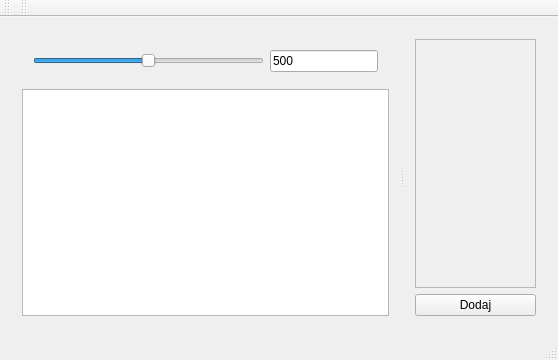
<?xml version="1.0" encoding="UTF-8"?>
<ui version="4.0">
 <class>MainWindow</class>
 <widget class="QMainWindow" name="MainWindow">
  <property name="geometry">
   <rect>
    <x>0</x>
    <y>0</y>
    <width>558</width>
    <height>360</height>
   </rect>
  </property>
  <property name="windowTitle">
   <string>MainWindow</string>
  </property>
  <widget class="QWidget" name="centralWidget">
   <layout class="QVBoxLayout" name="verticalLayout_4">
    <item>
     <widget class="QSplitter" name="splitter">
      <property name="orientation">
       <enum>Qt::Horizontal</enum>
      </property>
      <widget class="QWidget" name="widget" native="true">
       <layout class="QVBoxLayout" name="verticalLayout">
        <item>
         <widget class="QWidget" name="widget_2" native="true">
          <layout class="QHBoxLayout" name="horizontalLayout_2">
           <item>
            <widget class="QSlider" name="widthSlider">
             <property name="minimum">
              <number>0</number>
             </property>
             <property name="maximum">
              <number>1000</number>
             </property>
             <property name="value">
              <number>500</number>
             </property>
             <property name="orientation">
              <enum>Qt::Horizontal</enum>
             </property>
            </widget>
           </item>
           <item>
            <widget class="QLineEdit" name="widthEdit">
             <property name="sizePolicy">
              <sizepolicy hsizetype="Fixed" vsizetype="Fixed">
               <horstretch>0</horstretch>
               <verstretch>0</verstretch>
              </sizepolicy>
             </property>
             <property name="inputMask">
              <string>0009; </string>
             </property>
             <property name="text">
              <string>500</string>
             </property>
            </widget>
           </item>
          </layout>
         </widget>
        </item>
        <item>
         <widget class="QGraphicsView" name="graphicsView"/>
        </item>
       </layout>
      </widget>
      <widget class="QWidget" name="widget_3" native="true">
       <layout class="QVBoxLayout" name="verticalLayout_2">
        <item>
         <widget class="QScrollArea" name="scrollArea">
          <property name="horizontalScrollBarPolicy">
           <enum>Qt::ScrollBarAlwaysOff</enum>
          </property>
          <property name="widgetResizable">
           <bool>true</bool>
          </property>
          <widget class="QWidget" name="scrollAreaWidgetContents">
           <property name="geometry">
            <rect>
             <x>0</x>
             <y>0</y>
             <width>126</width>
             <height>232</height>
            </rect>
           </property>
           <layout class="QVBoxLayout" name="verticalLayout_3">
            <item>
             <spacer name="verticalSpacer">
              <property name="orientation">
               <enum>Qt::Vertical</enum>
              </property>
              <property name="sizeHint" stdset="0">
               <size>
                <width>20</width>
                <height>211</height>
               </size>
              </property>
             </spacer>
            </item>
           </layout>
          </widget>
         </widget>
        </item>
        <item>
         <widget class="QPushButton" name="newObjectButton">
          <property name="text">
           <string>Dodaj</string>
          </property>
         </widget>
        </item>
       </layout>
      </widget>
     </widget>
    </item>
   </layout>
  </widget>
  <widget class="QMenuBar" name="menuBar">
   <property name="geometry">
    <rect>
     <x>0</x>
     <y>0</y>
     <width>558</width>
     <height>22</height>
    </rect>
   </property>
  </widget>
  <widget class="QToolBar" name="mainToolBar">
   <attribute name="toolBarArea">
    <enum>TopToolBarArea</enum>
   </attribute>
   <attribute name="toolBarBreak">
    <bool>false</bool>
   </attribute>
  </widget>
  <widget class="QStatusBar" name="statusBar"/>
  <widget class="QToolBar" name="toolBar">
   <property name="windowTitle">
    <string>toolBar</string>
   </property>
   <attribute name="toolBarArea">
    <enum>TopToolBarArea</enum>
   </attribute>
   <attribute name="toolBarBreak">
    <bool>false</bool>
   </attribute>
  </widget>
 </widget>
 <layoutdefault spacing="6" margin="11"/>
 <resources/>
 <connections/>
</ui>
